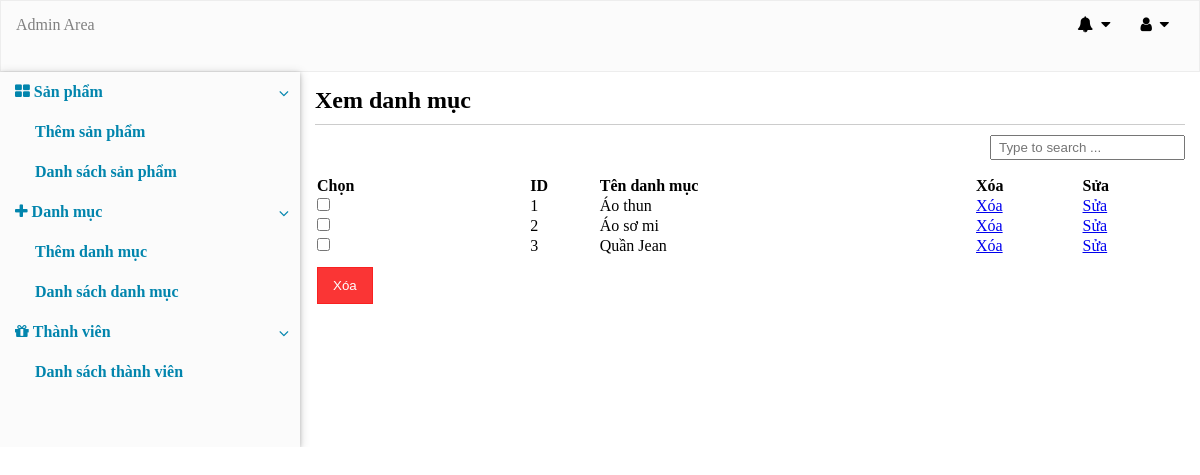
The app's page /manager/manager.php?action=view_cate with its own data.
### tables this page shows
CREATE TABLE category
(
	cate_id INT NOT NULL AUTO_INCREMENT,
	cate_title VARCHAR(255) NOT NULL,
	PRIMARY KEY (cate_id)
);

### manager/view_category.php (the view, shortened to what this page needs)
<?php
    include_once '../query/connect_to_server.php'
?>
<div class="view-product-box">
    <h2>Xem danh mục</h2>
    <div class="border-bottom"></div>
    <form action="" method="post">
        <div class="search-bar">
            <input type="text" id="search" placeholder="Type to search ...">
        </div>
        <table width=100%>
            <thead>
                <tr>
                    <th><input type="checkbox" style="display:none;" id="checkAll">Chọn</th>
                    <th>ID</th>
                    <th>Tên danh mục</th>
                    <th>Xóa</th>
                    <th>Sửa</th>
                </tr>
            </thead>
            <?php
               $all_cate = mysqli_query($db, "select * from category order by cate_id ASC");
               $i = 1;
               while($row=mysqli_fetch_array($all_cate)) {
            ?>
            <tbody>
                <tr>
                    <td><input type="checkbox" name="deleteAll[]" value="<?php echo $row['cate_id']; ?>"></td>
                    <td><?php echo $i; ?></td>
                    <td><?php echo $row['cate_title']; ?></td>
                    <td> <a href="manager.php?action=view_cate&delete_cate=<?php echo $row['cate_id'];?>">Xóa</a> </td>
                    <td><a href="manager.php?action=edit_cate&cate_id=<?php echo $row['cate_id'];?>">Sửa</a></td>
                </tr>
            </tbody>
            <?php $i++; }  ?>
            <tr>
                <td><input type="submit" name="delete_all" value="Xóa"></td>
            </tr>
        </table>
    </form>
</div>

### manager/manager.css (style rules this page uses)
* { margin: 0; padding: 0; }
.border-bottom { border-bottom: 0.1px solid rgba(0, 0, 0, 0.2) ; margin: 10px 0; }
.search-bar { float: right; margin-bottom: 15px; }
.search-bar input[type=text] { padding: 3px 7px; }
.view-product-box th, .view-product-box td { text-align: left; }
.view-product-box input[type=submit] { padding: 10px 15px; background: rgba(250, 32, 32, 0.9); border: 0.01px solid rgba(250, 32, 32, 0.9); color: white; margin-top: 10px; }

### records on screen
category: cate_title "Áo thun"
category: cate_title "Áo sơ mi"
category: cate_title "Quần Jean"
